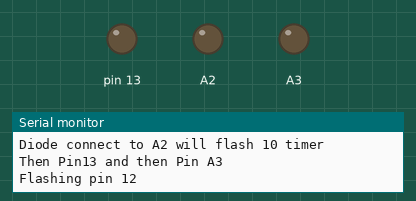
The sketch below on a simulated Arduino Uno, built with avr-gcc and run on an emulated ATmega328P. Parts: output pins drawn as LEDs (lit = HIGH), the last lines printed to the serial monitor.

Above: at 0.05 s.
At 2.55 s:
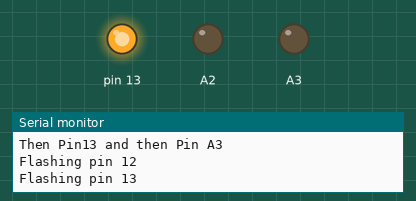
At 5.0 s:
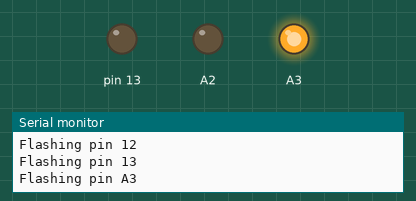
At 7.55 s:
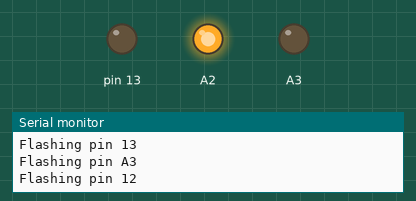
Timing chart, 0 to 7.8 s (numbered marks = the images above):
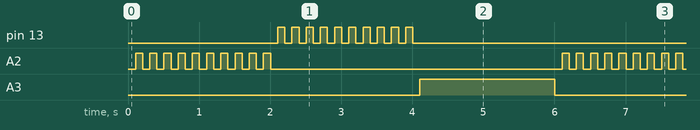

Measured:
- by itself, pin 13, A2: repeats every 6.0 s: 9 × (LOW 0.10 s, HIGH 0.10 s), LOW 4.1 s, HIGH 0.10 s
- by itself, A3: alternates HIGH for 1.9 s and LOW for 4.1 s

The sketch:

test_diodes.ino
```cpp
#define time_up 100

void setup() {
  // put your setup code here, to run once:
  Serial.begin(115200);
  Serial.println("Starting test program for doide indicatore");
  Serial.println("Diode connect to A2 will flash 10 timer");
  Serial.println("Then Pin13 and then Pin A3");
  //Set pin 12-13 to output;
  //located on Port Register B
  //PB4 = 12
  //PB5 = 13
  //Bit   1312111098
  DDRB = DDRB | B0100000; //Setting bit 12 and 13 to output
  pinMode(A3,OUTPUT);
  pinMode(A2,OUTPUT);

}

void loop() {
  // put your main code here, to run repeatedly:

 Serial.println("Flashing pin 12");
 for (int a = 0;a<10;a++){
 delay(time_up);
 digitalWrite(A2,HIGH);

 delay(time_up);
digitalWrite(A2,LOW);

 }
Serial.println("Flashing pin 13");
 for (int a = 0;a<10;a++){

 delay(time_up);
 PORTB |=B0100000;

 delay(time_up);
 PORTB &=B0011111;
 }

Serial.println("Flashing pin A3");
  for (int a = 0;a<10;a++){

 delay(time_up);
digitalWrite(A3,HIGH);
 delay(time_up);
 //digitalWrite(A3,LOW);
 }
 digitalWrite(A3,LOW);
}
```
